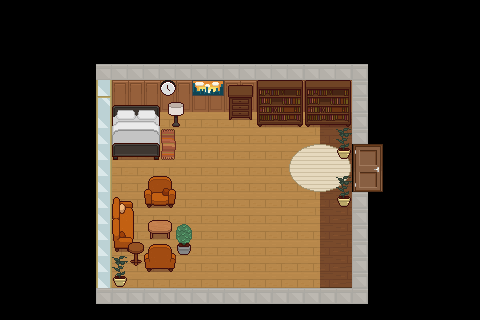

Tiled map render using the project's own tile images. Description and the map definition, with tile-layer contents summarised, below:
An orthogonal 30x20 tile map with 16x16 px tiles, 6 tile layers (Floor, Wall, Funiture 1, Funiture 2, ...), 7 tilesets.

<map version="1.10" tiledversion="1.12.1" orientation="orthogonal" renderorder="right-down" width="30" height="20" tilewidth="16" tileheight="16" infinite="0" nextlayerid="10" nextobjectid="4">
 <tileset firstgid="1" source="map_BedroomMaster/decorations_BR.tsx" />
 <tileset firstgid="145" source="map_BedroomMaster/decorations_LRK.tsx" />
 <tileset firstgid="265" source="map_BedroomMaster/floorswalls_LRK.tsx" />
 <tileset firstgid="489" source="map_BedroomMaster/TopDownHouse_FurnitureState1.tsx" />
 <tileset firstgid="723" source="map_BedroomMaster/beds_BR.tsx" />
 <tileset firstgid="947" source="map_BedroomMaster/TopDownHouse_FurnitureState2.tsx" />
 <tileset firstgid="1181" source="map_BedroomMaster/doorswindowsstairs_LRK.tsx" />
 <layer id="3" name="Floor" width="30" height="20">
  <data>[600 cells, 180 non-empty, 8 distinct tile ids]</data>
 </layer>
 <layer id="4" name="Wall" width="30" height="20">
  <data>[600 cells, 121 non-empty, 12 distinct tile ids]</data>
 </layer>
 <layer id="6" name="Funiture 1" width="30" height="20">
  <data>[600 cells, 20 non-empty, 20 distinct tile ids]</data>
 </layer>
 <layer id="7" name="Funiture 2" width="30" height="20">
  <data>[600 cells, 32 non-empty, 32 distinct tile ids]</data>
 </layer>
 <layer id="8" name="Funiture 3" width="30" height="20">
  <data>[600 cells, 48 non-empty, 24 distinct tile ids]</data>
 </layer>
 <layer id="9" name="Door" width="30" height="20">
  <data>[600 cells, 6 non-empty, 6 distinct tile ids]</data>
 </layer>
</map>
